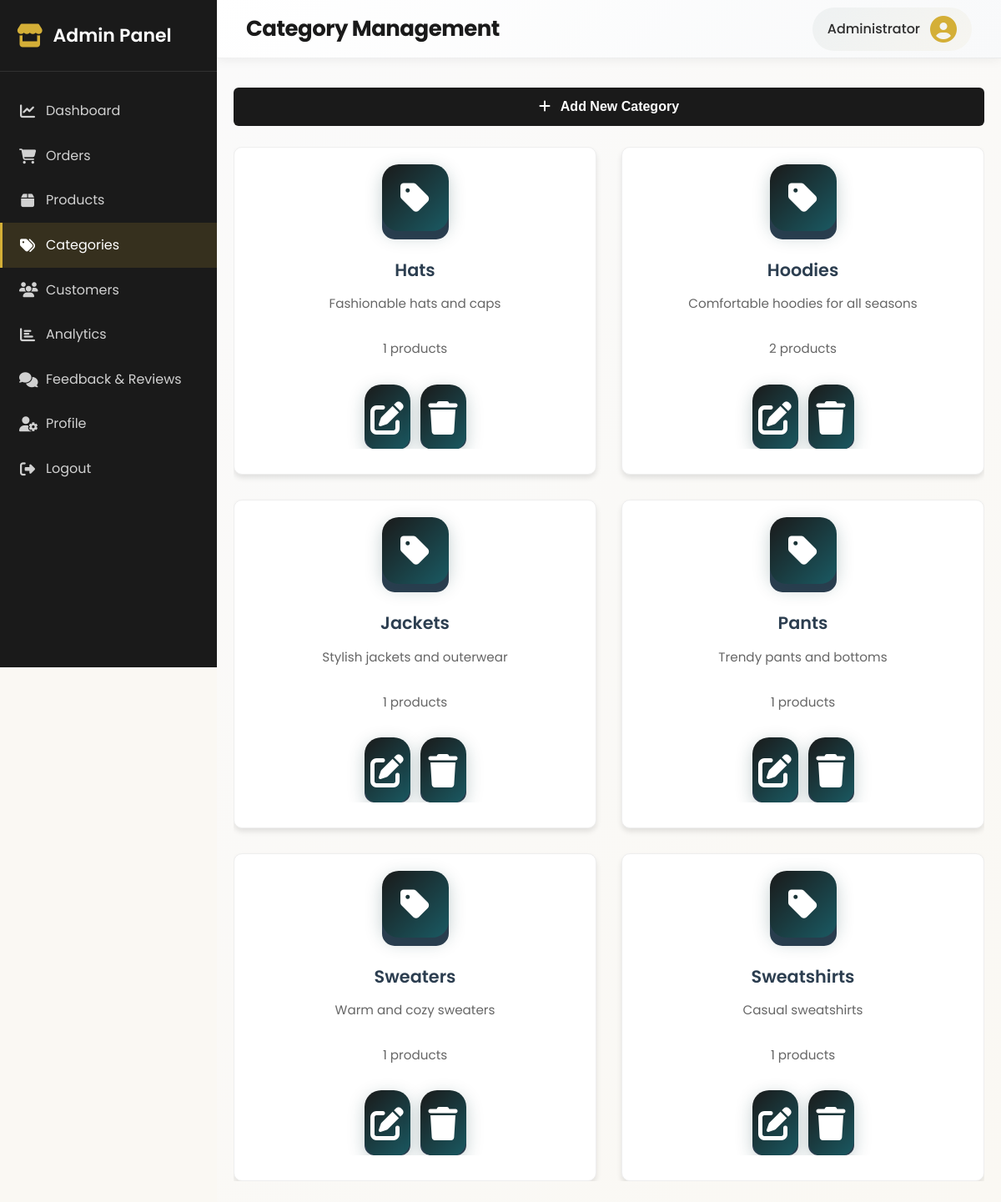
/admin-api/admin-categories.php (signed in), run on the app's committed database.
### tables this page shows
CREATE TABLE IF NOT EXISTS categories (
    id INT AUTO_INCREMENT PRIMARY KEY,
    name VARCHAR(100) NOT NULL,
    description TEXT,
    image_url VARCHAR(255),
    is_active BOOLEAN DEFAULT TRUE,
    created_at TIMESTAMP DEFAULT CURRENT_TIMESTAMP
);

### admin-api/admin-categories.php (the view, shortened to what this page needs)
<?php
require('db_connect.php');
$categories = [];
$query = "SELECT * FROM categories WHERE is_active = 1 ORDER BY name";
$result = mysqli_query($conn, $query);
if ($result) {
    while ($row = mysqli_fetch_assoc($result)) {
        $cat_id = $row['id'];
        $count_query = "SELECT COUNT(*) as count FROM products WHERE category_id=$cat_id";
        $count_result = mysqli_query($conn, $count_query);
        $count_row = $count_result ? mysqli_fetch_assoc($count_result) : null;
        $row['productCount'] = $count_row ? $count_row['count'] : 0;
        $categories[] = $row;
    }
} else {
    $categories_error = mysqli_error($conn);
}
?>
<!DOCTYPE html>
<html lang="en">
<head>
    <link rel="stylesheet" href="../admin-css/admin-style.css">
    <link rel="stylesheet" href="https://cdnjs.cloudflare.com/ajax/libs/font-awesome/6.4.0/css/all.min.css">
</head>
<body>
    <div class="admin-wrapper">
        <aside class="sidebar" id="sidebar">
            <div class="sidebar-header">
                <i class="fas fa-store"></i>
                <h2>Admin Panel</h2>
            </div>
            <nav class="sidebar-nav">
                <a href="admin-dashboard.php" class="nav-item">
                    <i class="fas fa-chart-line"></i>
                    <span>Dashboard</span>
                </a>
                <a href="admin-orders.php" class="nav-item">
                    <i class="fas fa-shopping-cart"></i>
                    <span>Orders</span>
                </a>
                <a href="admin-products.php" class="nav-item">
                    <i class="fas fa-box"></i>
                    <span>Products</span>
                </a>
                <a href="admin-categories.php" class="nav-item active">
                    <i class="fas fa-tags"></i>
                    <span>Categories</span>
                </a>
                <a href="admin-customers.php" class="nav-item">
                    <i class="fas fa-users"></i>
                    <span>Customers</span>
                </a>
                <a href="admin-analytics.php" class="nav-item">
                    <i class="fas fa-chart-bar"></i>
                    <span>Analytics</span>
                </a>
                <a href="admin-feedback.php" class="nav-item">
                    <i class="fas fa-comments"></i>
                    <span>Feedback & Reviews</span>
                </a>
                <a href="admin-profile.php" class="nav-item">
                    <i class="fas fa-user-cog"></i>
                    <span>Profile</span>
                </a>
                <a href="logout.php" class="nav-item">
                    <i class="fas fa-sign-out-alt"></i>
                    <span>Logout</span>
                </a>
            </nav>
        </aside>
        <div class="main-content">
            <header class="topbar">
                <h1>Category Management</h1>
                <div class="topbar-right">
                    <div class="admin-info">
                        <span id="adminName"><?php echo $_SESSION['name']; ?></span>
                        <i class="fas fa-user-circle"></i>
                    </div>
                </div>
            </header>
            <div class="content-area">
                <div class="action-bar">
                    <button class="btn-primary" onclick="openCategoryModal()">
                        <i class="fas fa-plus"></i>
                        Add New Category
                    </button>
                </div>
                <div class="categories-grid" id="categoriesGrid">
                    <?php foreach ($categories as $category) { ?>
                    <div class="category-card">
                        <div class="category-icon-wrapper">
                            <i class="fas fa-tag"></i>
                        </div>
                        <div class="category-info">
                            <h3><?php echo $category['name']; ?></h3>
                            <p><?php echo $category['description']; ?></p>
                            <p class="category-product-count"><?php echo $category['productCount']; ?> products</p>
                            <div class="category-actions">
                                <?php
                                    $catForJs = [
                                        'id' => $category['id'],
                                        'name' => $category['name'],
                                        'description' => $category['description']
                                    ];
                                ?>
                                <button class="action-btn edit" onclick='editCategory(<?php echo json_encode($catForJs); ?>)' title="Edit">
                                    <i class="fas fa-edit"></i>
                                </button>
                                <button class="action-btn delete" onclick="confirmDeleteCategory(<?php echo $category['id']; ?>)" title="Delete">
                                    <i class="fas fa-trash"></i>
                                </button>
                            </div>
                        </div>
                    </div>
                    <?php } ?>
                </div>
            </div>
        </div>
    </div>
</body>
</html>

### admin-api/admin-categories.php (style rules this page uses)
.category-card { background: white; padding: 30px 30px 30px 30px; border-radius: 10px; box-shadow: 0 4px 6px rgba(0,0,0,0.1); display: flex; flex-direction: column; align-items: center; text-align: center; margin-bottom: 0; border: 1px solid #eee; transition: transform 0.2s, box-shadow 0.2s; height: 100%; }
.category-icon-wrapper { width: 80px; height: 80px; background: #2c3e50; border-radius: 15px; display: flex; align-items: center; justify-content: center; margin-bottom: 20px; }
.category-card i { font-size: 2.5rem; color: white; }
.category-info { width: 100%; flex-grow: 1; display: flex; flex-direction: column; }
.category-info h3 { margin: 0 0 12px 0; font-size: 1.3rem; color: #2c3e50; font-weight: 600; }
.category-info p { margin: 0 0 12px 0; color: #666; font-size: 0.95rem; }
.category-product-count { font-size: 0.9rem; color: #888; margin-bottom: 20px !important; }
.category-actions { display: flex; gap: 12px; justify-content: center; margin-top: 15px; padding-top: 0; }
.action-btn { border: none; background: #2c3e50; cursor: pointer; font-size: 1.3rem; padding: 0; border-radius: 12px; transition: all 0.3s; color: white; width: 55px; height: 55px; display: flex; align-items: center; justify-content: center; }
.action-btn.edit { background: #2c3e50; color: white; }
.action-btn.delete { background: #2c3e50; color: white; }
.categories-grid { display: grid; grid-template-columns: repeat(auto-fill, minmax(420px, 1fr)); gap: 30px; }

### data on the page
categories: name "Hats", description "Fashionable hats and caps", is_active "1"
categories: name "Hoodies", description "Comfortable hoodies for all seasons", productCount "2"
categories: name "Jackets", description "Stylish jackets and outerwear", is_active "1"
categories: name "Pants", description "Trendy pants and bottoms", is_active "1"
categories: name "Sweaters", description "Warm and cozy sweaters", is_active "1"
categories: name "Sweatshirts", description "Casual sweatshirts", is_active "1"

### other printed values
$_SESSION['name'] "Administrator"
